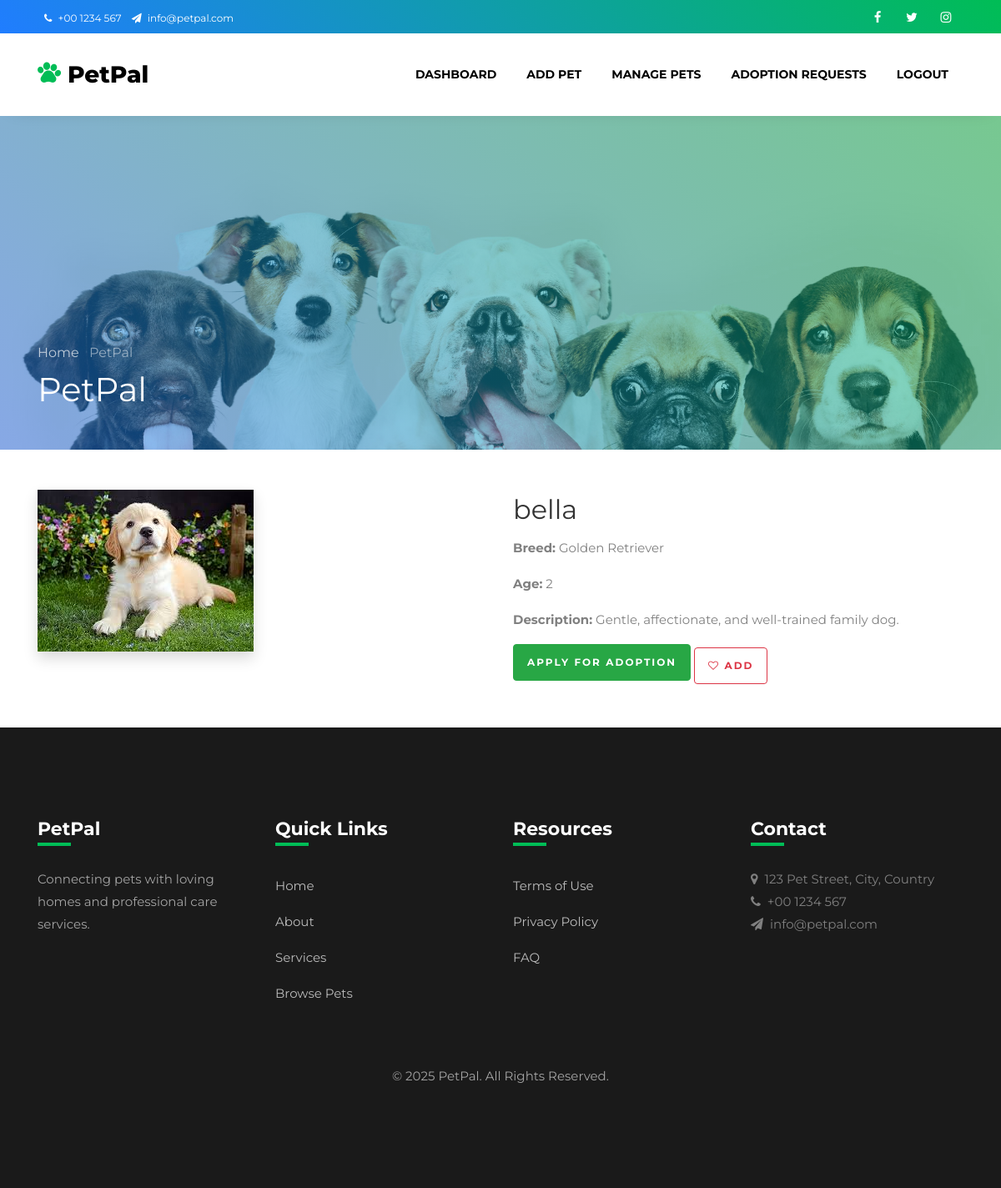
The page /adoption/pet/2/ (signed in) on the database its author committed.
### pets/models.py (models this page shows, shortened)
class Pet(models.Model):
    STATUS_CHOICES = (
        ('Available', 'Available'),
        ('Adopted', 'Adopted'),
    )
    GENDER_CHOICES = (
        ('Male', 'Male'),
        ('Female', 'Female'),
    )
    name = models.CharField(max_length=100)
    species = models.CharField(max_length=50)
    age = models.PositiveIntegerField()
    breed = models.CharField(max_length=100)
    gender = models.CharField(max_length=10, choices=GENDER_CHOICES)
    description = models.TextField()
    image = models.ImageField(upload_to='pet_images/')
    status = models.CharField(max_length=20, choices=STATUS_CHOICES, default='Available')
    added_by = models.ForeignKey(User, on_delete=models.CASCADE)

### adoption/views.py (the view)
# urls.py: path('pet/<int:pet_id>/', views.PetDetailView.as_view(), name='pet_detail'),
@method_decorator(login_required, name='dispatch')
class PetDetailView(View):
    def get(self, request, pet_id):
        pet = Pet.objects.filter(id=pet_id, status='Available').first()
        if not pet:
            return redirect('adoption:browse_pets')
        in_wishlist = Wishlist.objects.filter(user=request.user, pet=pet).exists()
        return render(request, 'pet_detail.html', {'pet': pet, 'in_wishlist': in_wishlist})

### adoption/context_processors.py (called while the page is built)
def wishlist_count(request):
    if request.user.is_authenticated:
        count = Wishlist.objects.filter(user=request.user).count()
    else:
        count = 0
    return {'favorites_count': count}

### users/context_processors.py (called while the page is built)
def user_role(request):
    if request.user.is_authenticated:
        try:
            profile = UserProfile.objects.get(user=request.user)
            return {'user_role': profile.role}
        except:
            return {'user_role': None}
    return {'user_role': None}

### templates/pet_detail.html
{% extends 'base.html' %}
{% block content %}
<div class="container py-5">
  <div class="row">
    <div class="col-md-6">
      <img src="{{ pet.image.url }}" class="img-fluid shadow" alt="{{ pet.name }}">
    </div>
    <div class="col-md-6">
      <h2>{{ pet.name }}</h2>
      <p><b>Breed:</b> {{ pet.breed }}</p>
      <p><b>Age:</b> {{ pet.age }}</p>
      <p><b>Description:</b> {{ pet.description }}</p>
      <a href="{% url 'adoption:adoption_request' pet.id %}" class="btn btn-success mb-2">Apply for Adoption</a>
      <a href="{% url 'adoption:toggle_wishlist' pet.id %}" class="btn btn-outline-danger">
        {% if in_wishlist %}<i class="fa fa-heart"></i> Remove{% else %}<i class="fa fa-heart-o"></i> Add{% endif %}
      </a>
    </div>
  </div>
</div>
{% endblock %}

### rows shown on the page
Pet: image (picture), name "bella", breed "Golden Retriever", age "2", description "Gentle, affectionate, and well-trained family dog."
